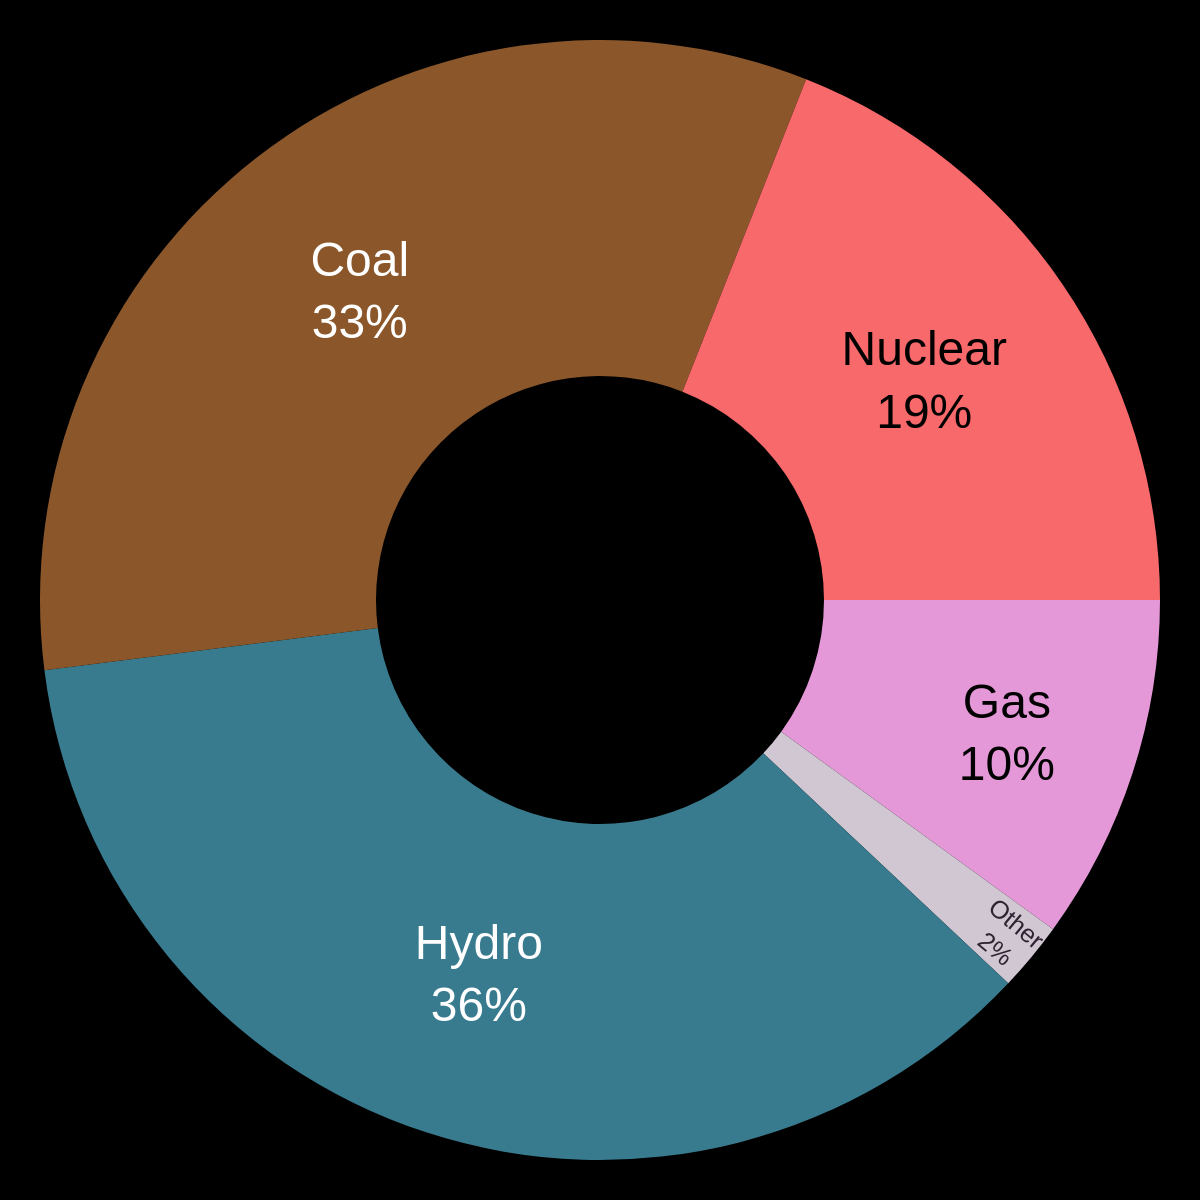

Reproduce this figure in Python.
import sys
import json
import pathlib
import plotly.graph_objects as go

# --- 1. Load Data from JSON ---
# The script requires the path to the JSON file as a command-line argument.
if len(sys.argv) != 2:
    print(f"Usage: python {pathlib.Path(__file__).name} <json_file_path>")
    sys.exit(1)

json_path = pathlib.Path(sys.argv[1])
if not json_path.is_file():
    print(f"Error: JSON file not found at '{json_path}'")
    sys.exit(1)

with open(json_path, 'r', encoding='utf-8') as f:
    chart_info = json.load(f)

# --- 2. Prepare Data for Plotting ---
data = chart_info.get('chart_data', [])
texts = chart_info.get('texts', {})
colors = chart_info.get('colors', [])
text_colors = chart_info.get('text_colors', [])

labels = [item.get('label', '') for item in data]
values = [item.get('value', 0) for item in data]
text_labels = [f"{item.get('label', '')}<br>{item.get('value', 0)}%" for item in data]

# --- 3. Create the Chart Figure ---
fig = go.Figure()

fig.add_trace(go.Pie(
    labels=labels,
    values=values,
    hole=0.4,
    marker=dict(colors=colors),
    text=text_labels,
    textinfo='text',
    textposition='inside',
    textfont=dict(
        family="Arial",
        size=24,
        color=text_colors if text_colors else 'black'
    ),
    hoverinfo='none',
    sort=False,
    direction='clockwise',
    rotation=90
))

# --- 4. Configure Layout and Styling ---
# Combine title and subtitle using HTML for rich formatting
title_parts = []
if texts.get('title'):
    title_parts.append(f"<span style='font-size: 24px;'><b>{texts['title']}</b></span>")
if texts.get('subtitle'):
    title_parts.append(f"<span style='font-size: 18px;'>{texts['subtitle']}</span>")
full_title_text = '<br>'.join(title_parts)

fig.update_layout(
    showlegend=False,
    plot_bgcolor='black',
    paper_bgcolor='black',
    font=dict(family="Arial", color="white"),
    margin=dict(l=20, r=20, t=60 if full_title_text else 20, b=20),
    title_text=full_title_text if full_title_text else None,
    title_x=0.5,
    title_y=0.95,
    title_xanchor='center',
    title_yanchor='top'
)

# Combine source and note for an annotation at the bottom
annotation_parts = []
if texts.get('source'):
    annotation_parts.append(texts['source'])
if texts.get('note'):
    annotation_parts.append(texts['note'])
full_annotation_text = '<br>'.join(annotation_parts)

if full_annotation_text:
    fig.add_annotation(
        text=full_annotation_text,
        align='left',
        showarrow=False,
        xref='paper',
        yref='paper',
        x=0,
        y=-0.05,
        xanchor='left',
        yanchor='top',
        font=dict(size=12)
    )

# --- 5. Save the Output Image ---
output_filename = json_path.stem + ".png"
fig.write_image(output_filename, scale=2, width=600, height=600)
print(f"Chart saved to {output_filename}")
